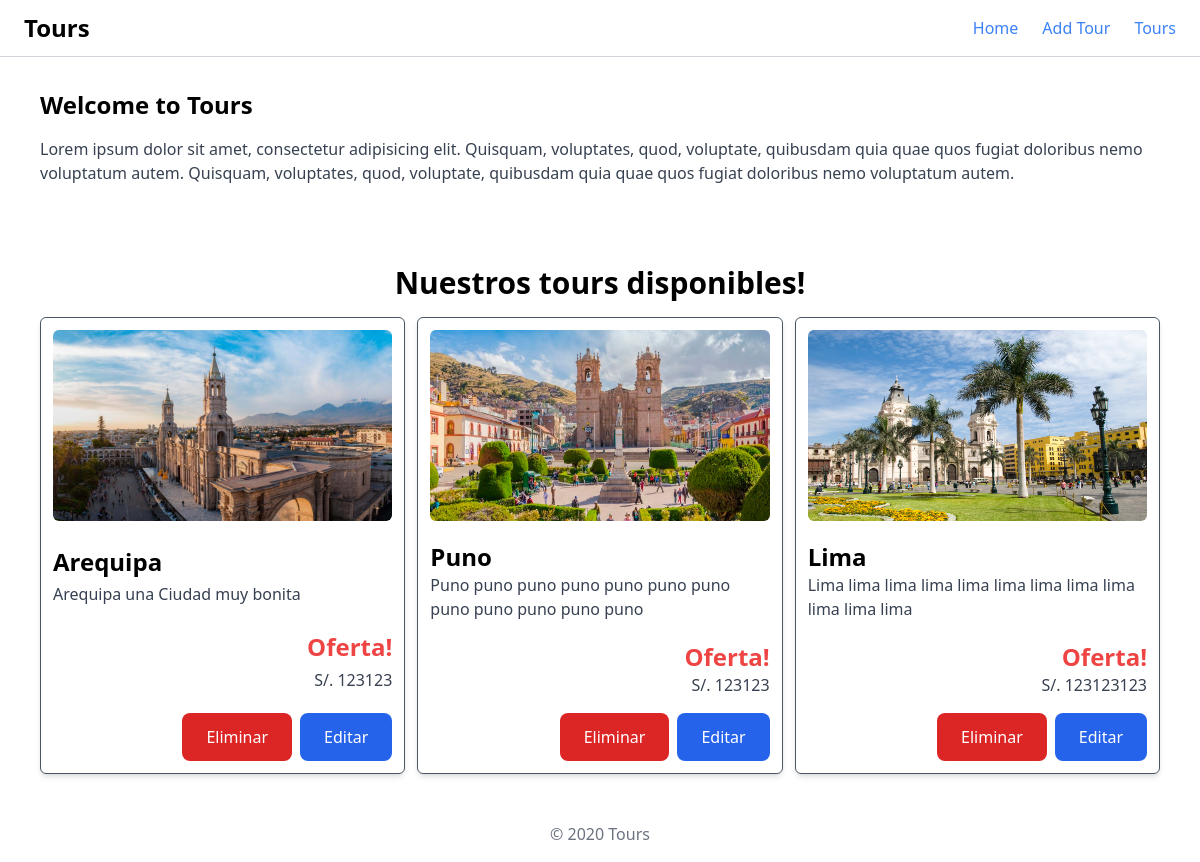
Before: / with the older database file.
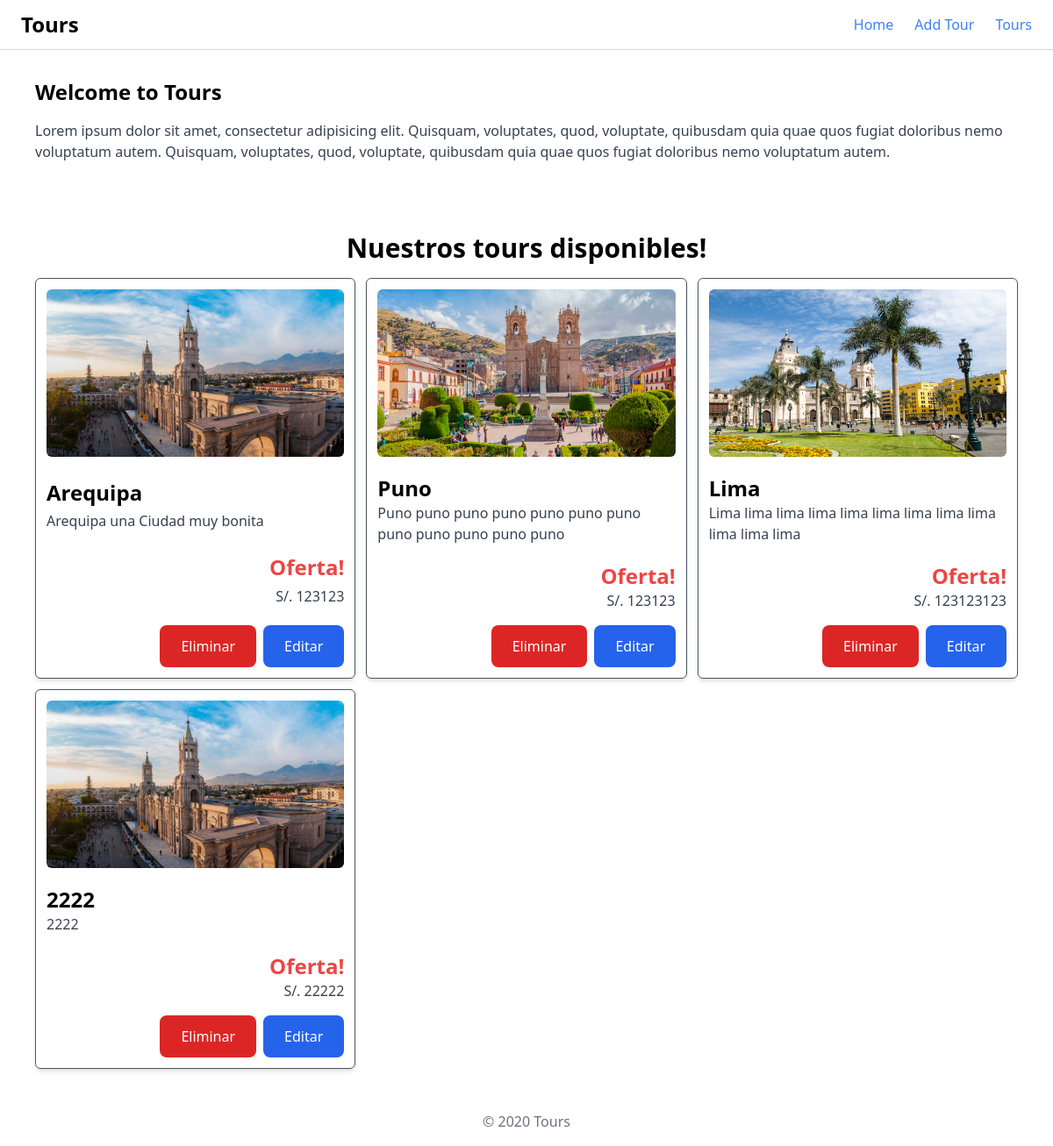
After: the same page with the newer database file.
### tour/models.py (models this page shows)
class Tour(models.Model):
  cityName = models.CharField(max_length=100)
  cityDescription = models.TextField()
  cityImage = models.ImageField(upload_to='images/')
  price = models.IntegerField()
  isOffer = models.BooleanField(default=False)

### tour/views.py (the view)
# urls.py: path('', views.home, name='home'),
def home(request):
  tours = Tour.objects.all()
  print(tours[0].id)
  return render(request, 'home.html', {'tours': tours})

### tour/templates/home.html
{% extends "layout.html" %}
{% block content %}
  <div class="w-full py-8">
    <h2 class="text-2xl font-bold mb-4">Welcome to Tours</h2>
    <p class="text-gray-700 mb-20">Lorem ipsum dolor sit amet, consectetur adipisicing elit. Quisquam, voluptates, quod, voluptate, quibusdam quia quae quos fugiat doloribus nemo voluptatum autem. Quisquam, voluptates, quod, voluptate, quibusdam quia quae quos fugiat doloribus nemo voluptatum autem.</p>
    <h1 class="text-3xl font-bold text-center w-full my-4">Nuestros tours disponibles!</h1>
    <div class="w-full grid grid-cols-1 md:grid-cols-2 lg:grid-cols-3 gap-3">
      {% for tour in tours %}
        <div class="w-full border border-gray-600 rounded-md shadow-md p-3 flex flex-col justify-between">
          <img
            src="{{ tour.cityImage.url }}"
            alt="{{ toru.cityName }}"
            class="w-full rounded-md aspect-video mb-3"
          >
          <h3 class="font-bold mt-2 text-2xl">{{ tour.cityName }}</h3>
          <p class="text-gray-700">{{ tour.cityDescription }}</p>
          {% if tour.isOffer %}
            <p class="text-red-500 font-bold text-2xl flex justify-end mt-5">Oferta!</p>
          {% endif %}
          <p class="text-gray-700 w-full flex justify-end">S/. {{ tour.price }}</p>
          <div class="w-full flex justify-end gap-2 mt-4">
            <a href="/removeTour/{{ tour.id }}" class="px-6 py-3 bg-red-600 hover:bg-red-500 text-white rounded-lg">Eliminar</a>
            <a href="/editTour/{{ tour.id }}" class="px-6 py-3 bg-blue-600 hover:bg-blue-500 text-white rounded-lg">Editar</a>
          </div>
        </div>
      {% endfor %}
    </div>
  </div>
{% endblock %}

### tour/templates/layout.html (shortened to what this page needs)
<!DOCTYPE html>
<html lang="en">
<head>
  <script src="https://cdn.tailwindcss.com"></script>
</head>
<body class="bg-white flex flex-col items-center justify-start">
  <header class="w-full px-4 border-b border-gray-300 flex justify-center items-center">
    <div class="w-full max-w-6xl flex justify-between items-center">
      <h1 class="text-2xl font-bold items-center">Tours</h1>
      <nav class="flex items-center justify-between py-4 gap-6">
        <a href="/" class="text-blue-500">Home</a>
        <a href="/addTour" class="text-blue-500">Add Tour</a>
        <a href="/tours" class="text-blue-500">Tours</a>
      </nav>
    </div>
  </header>
  <main class="w-full max-w-6xl px-4">
    {% block content %}
    {% endblock %}
  </main>
  <footer>
    <div class="w-full max-w-6xl mx-auto py-4">
      <p class="text-center text-gray-500">© 2020 Tours</p>
    </div>
  </footer>
</body>
</html>

Changed rows visible on the page:
added Tour: cityImage (picture), cityName "2222", cityDescription "2222", isOffer "Oferta!", price "22222"
